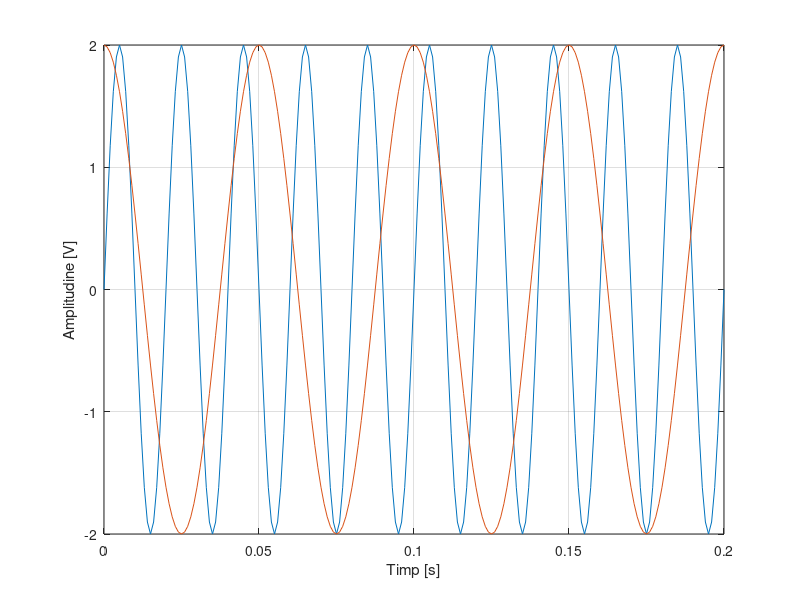

Write MATLAB code to recreate this figure.
F=50;
t=0:0.001:0.2;     %cu cat pasul lui t este mai mic, cu atat reprezentarea grafica este mai exacta
s=2*sin(2*pi*F*t);   
plot(t,s)
grid
xlabel('Timp [s]')
ylabel('Amplitudine [V]')

frecv=20;
p=2*cos(2*pi*frecv*t);  
hold on
plot(t,p)
